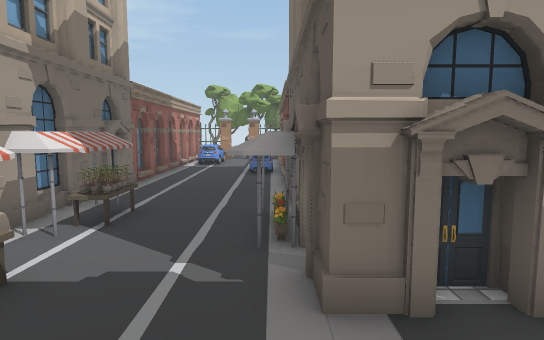
View 1 (above)

14 first-person views from a walk through a scene from a Unity 3-D project. The camera is 1.5 m above the floor, tilts 6° down and sees 75° across. The floor is counted in squares, 1 m on a side. Each view is taken from the middle of a square. On the plan, view 1 faces up. The plan holds only what a view shows up to about 16 squares ahead; the rest is blank. The place goes on beyond the plan. Some animated figures are not drawn. Some surface patterns are stand-ins.

View 2
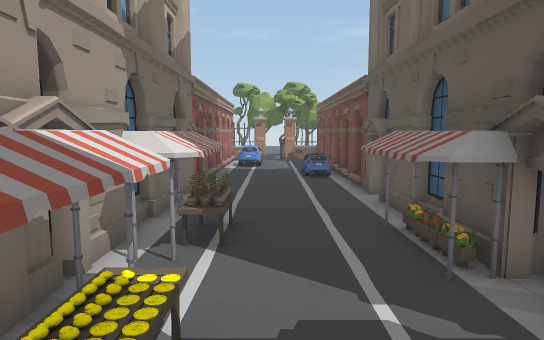

View 3
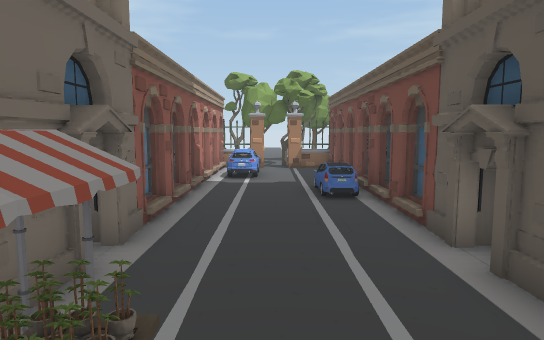

View 4
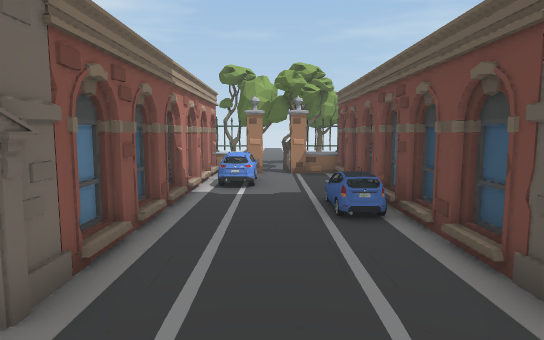

View 5
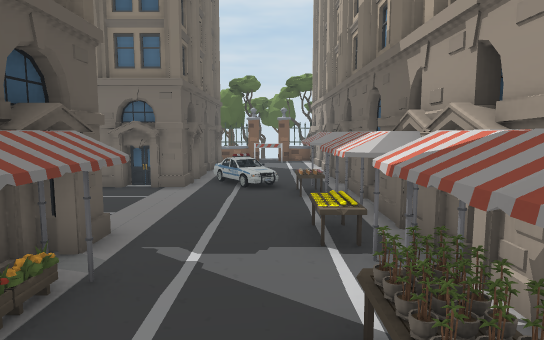

View 6
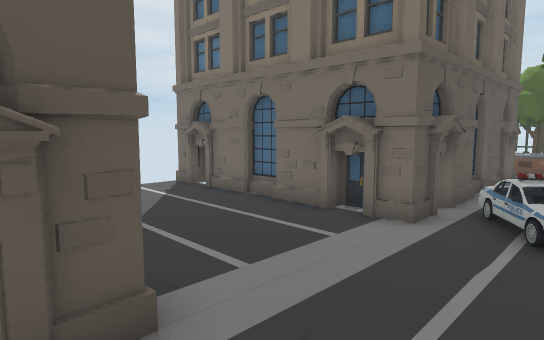

View 7
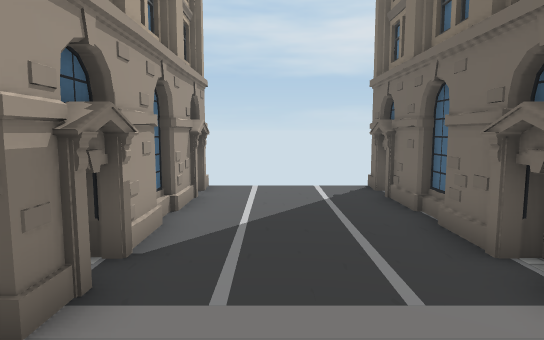

View 8
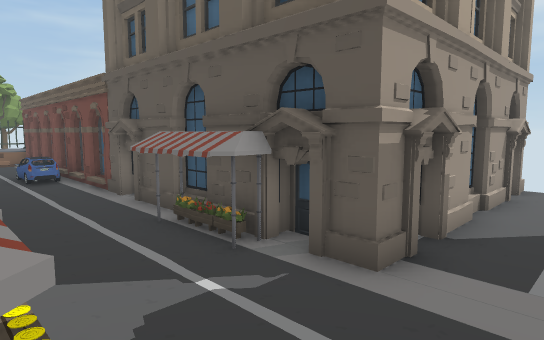

View 9
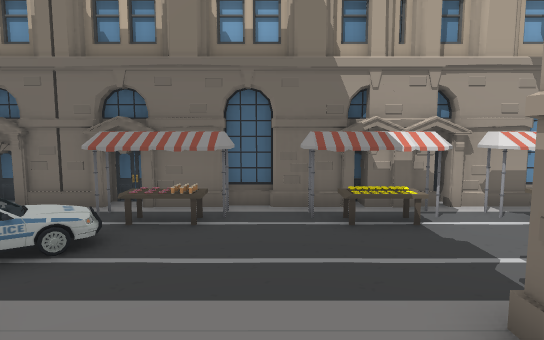

View 10
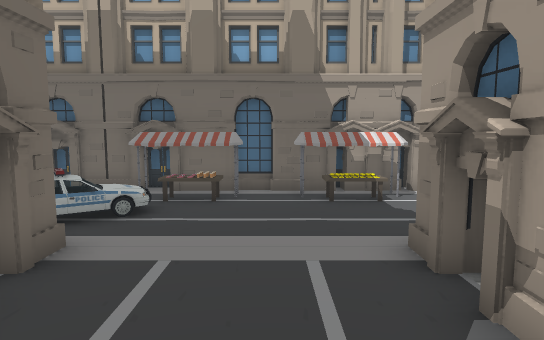

View 11
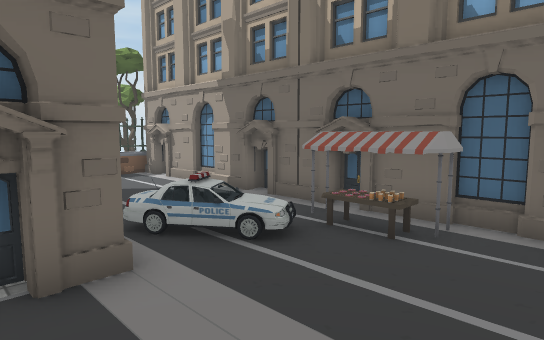

View 12
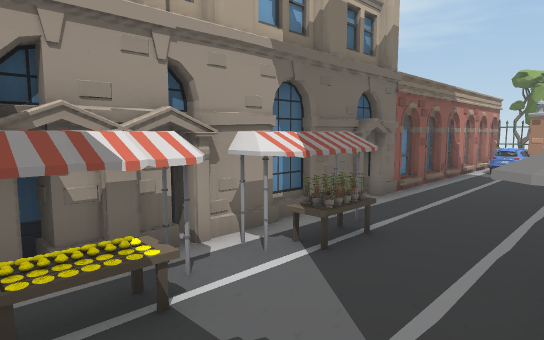

View 13
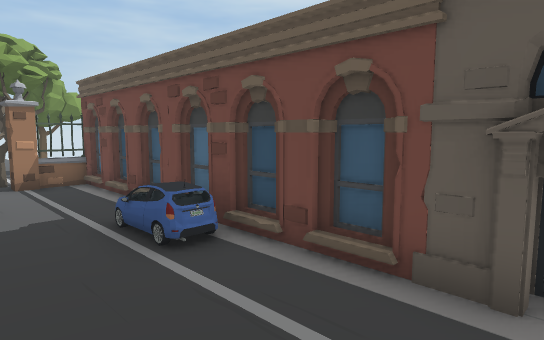

View 14
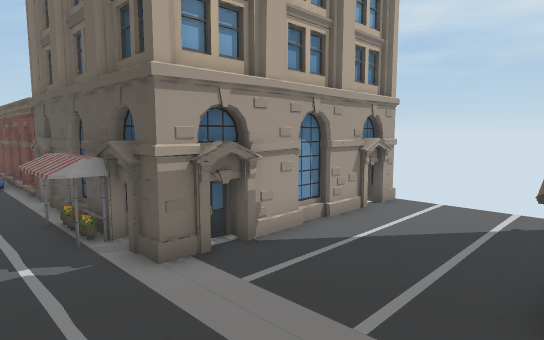

### Floor plan
Key: @ floor where view 1 was taken; # wall or solid block; . floor; / step, stairs or slope; C car; P pipe; T tree; F fence; O other object.
Columns run from 5 left of view 1 to 8 right of it. Each row starts with its distance up from view 1.
 22   TTT
 21   FTF
 20  #FFF##
 19  # ...O
 18  # ...O
 17  #C...O
 16  #....O
 15  #...##
 14  #..COO
 13  #..CCO
 12  #....O
 11  #....#
 10  #....#
  9  #....#
  8  #....#
  7  PO..P#
  6  #O..O#
  5 ##O..P#
  4 #PO..###
  3 ##O...########
  2  #O..........
  1  #...........
  0  PO..@.......
 -1  #O..........
 -2 ##O//.########
 -3  #.CC##
 -4  #...##
 -5  #   #

Where each view was taken, in squares from view 1:
view 1: 0 up, 0 right, facing up
view 2: 1 up, 2 left, facing up
view 3: 5 up, 2 left, facing up
view 4: 7 up, 2 left, facing up
view 5: 8 up, 2 left, facing down
view 6: 4 up, 2 left, facing down-right
view 7: 1 up, 2 left, facing right
view 8: 1 up, 3 left, facing up-right
view 9: 1 up, 3 right, facing left
view 10: 1 up, 5 right, facing left
view 11: 2 up, 2 right, facing down-left
view 12: 2 up, 0 right, facing up-left
view 13: 9 up, 3 left, facing up-right
view 14: 2 down, 2 left, facing up-right
